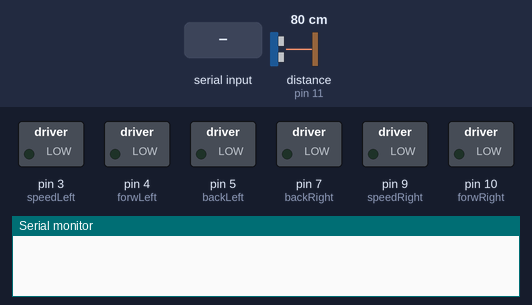
Bench run of a sketch on a simulated Arduino Uno, built with avr-gcc and run on an emulated ATmega328P. Shown: switched loads named in the sketch (green lamp = pin HIGH), the last lines printed to the serial monitor. Wiring (inferred from the names in the program): ultrasonic range finder: trigger pin 6; echo pin 11. The inputs (shaded band) are chosen by the test bench; at power-on: distance to the obstacle (sensor on pin 11) 80 cm. The echo pulse lasts 58.3 µs per cm; random numbers use the default seed unless the sketch sets one; pins used as bus, display or sensor lines are not drawn.

Above: at 1.2 s.
1.3 s: distance to the obstacle (sensor on pin 11) set to 12 cm
2.8 s: distance to the obstacle (sensor on pin 11) set to 9 cm
At 4.0 s:
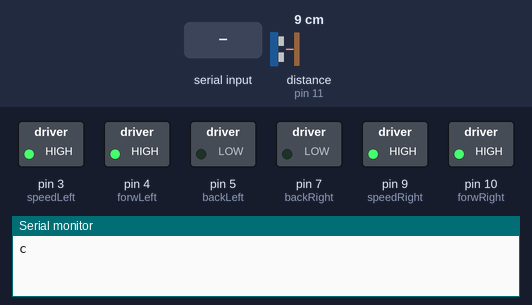
5.8 s: distance to the obstacle (sensor on pin 11) set to 18 cm
At 6.8 s:
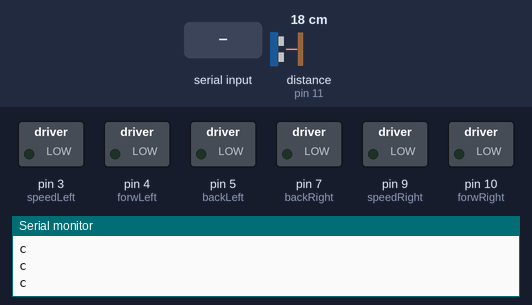
7.8 s: "l" received over Serial
At 8.7 s:
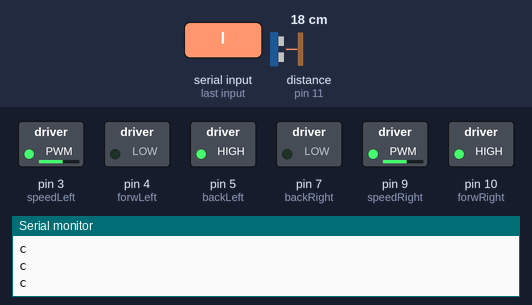
10.8 s: distance to the obstacle (sensor on pin 11) set to 2 cm
At 11.2 s:
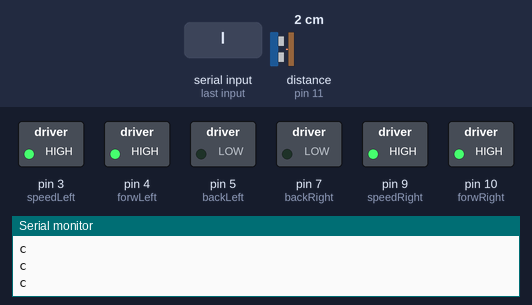
13.8 s: distance to the obstacle (sensor on pin 11) set to 35 cm
At 15.4 s:
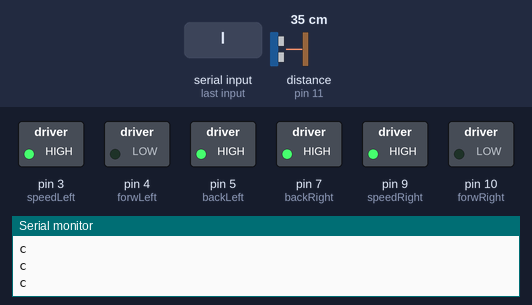
Timing chart, 0 to 42.5 s (numbered marks = the images above; inputs shaded):
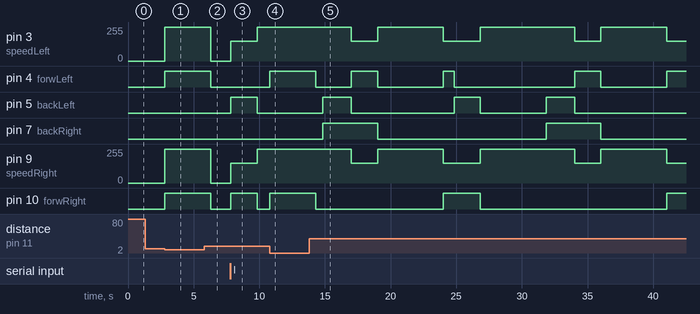

Measured:
- the behaviour switches between 11 and 10 cm on distance to the obstacle (sensor on pin 11) (found by bisection; images 0 and 1)
- after the input at 1.3 s, every drawn part: stays the same
- after the input at 2.8 s, pin 3 (speedLeft), pin 9 (speedRight): 0/255 → 255/255 at once; pin 4 (forwLeft), pin 10 (forwRight): LOW → HIGH at once
- after the input at 5.8 s, pin 3 (speedLeft), pin 9 (speedRight): 255/255 → 0/255 after 0.51 s; pin 4 (forwLeft), pin 10 (forwRight): HIGH → LOW after 0.51 s
- after the input at 7.8 s, pin 3 (speedLeft), pin 9 (speedRight): 0/255 → 150/255 at once, → 255/255 2.0 s later; pin 5 (backLeft), pin 10 (forwRight): LOW → HIGH at once, → LOW 2.0 s later
- after the input at 10.8 s, pin 4 (forwLeft), pin 10 (forwRight): LOW → HIGH at once
- after the input at 13.8 s, pin 3 (speedLeft): goes 150/255 2.0 s, 255/255 5.0 s, 150/255 2.8 s, 255/255 7.2 s, 150/255 2.0 s, 255/255 5.0 s, then 150/255, starting after 3.2 s; pin 4 (forwLeft): HIGH → LOW after 0.50 s, → HIGH 2.7 s later, → LOW 2.0 s later, → HIGH 5.0 s later, … (8 changes in this stretch)

The sketch:

driving_from_rasp_pi.ino
```cpp
// motor pins
int speedRight = 9;
int speedLeft = 3;
int forwLeft = 4;
int forwRight = 10;
int backLeft = 5;
int backRight = 7;
// ultrasound distance detection pins
const int trigPin = 6;
const int echoPin = 11;
// motor variables
int speed;
bool right;
bool left;
bool forw;
bool back;
bool stop;
int direction;
int turn;
int duration;
//ultrasound distance detection variables
long US_duration; // US: ultra-sound
int US_distance;
bool critical_distance;
// instruction variables
char instruction; // for incoming serial data

int previousMillis = 0;
int currentMillis;

int state = 0;
bool input;

void setup() {
  // put your setup code here, to run once:
  pinMode(3, OUTPUT);
  pinMode(4, OUTPUT);
  pinMode(5, OUTPUT);
  pinMode(9, OUTPUT);
  pinMode(10, OUTPUT);
  pinMode(7, OUTPUT);
  pinMode(trigPin, OUTPUT); // Sets the trigPin as an Output
  pinMode(echoPin, INPUT); // Sets the echoPin as an Input
  Serial.begin(9600); // opens serial port, sets data rate to 9600 bps
  previousMillis = millis();
  duration = 1000;
  randomSeed(analogRead(0));
}

void drive(int direction, int turn, int speed){
  if (direction == 1){
    forw = true;
    back = false;
    right = false;
    left = false;
    stop = false;
  }
  if (direction == 2){
    forw = false;
    back = true;
    right = false;
    left = false;
    stop = false;
  }
  if (turn == 1){
    forw = false;
    back = false;
    right = true;
    left = false;
    stop = false;
  }
  if (turn == 2){
    forw = false;
    back = false;
    right = false;
    left = true;
    stop = false;
  }
  if (direction == 0 && turn == 0){
    forw = false;
    back = false;
    right = false;
    left = false;
    stop = true;
  }

  // running
  analogWrite(speedRight, speed);
  analogWrite(speedLeft, speed);
  if (right == true){ // TURNING TO THE RIGHT
    digitalWrite(forwRight, LOW);
    digitalWrite(forwLeft, HIGH);
    digitalWrite(backRight, HIGH);
    digitalWrite(backLeft, LOW);
  }
  if (left == true){ // TURNING TO THE LEFT
    digitalWrite(forwRight, HIGH);
    digitalWrite(forwLeft, LOW);
    digitalWrite(backRight, LOW);
    digitalWrite(backLeft, HIGH);
  }
  if (forw == true){ // MOVING FORWARD
    digitalWrite(forwRight, HIGH);
    digitalWrite(forwLeft, HIGH);
    digitalWrite(backRight, LOW);
    digitalWrite(backLeft, LOW);
  }
  if (back == true){ // MOVING BACKWARDS
    digitalWrite(forwRight, LOW);
    digitalWrite(forwLeft, LOW);
    digitalWrite(backRight, HIGH);
    digitalWrite(backLeft, HIGH);
  }
  if (stop == true){ // MOVING BACKWARDS
    digitalWrite(forwRight, LOW);
    digitalWrite(forwLeft, LOW);
    digitalWrite(backRight, LOW);
    digitalWrite(backLeft, LOW);
  }
}

int measure_distance(){
  // Clears the trigPin
  digitalWrite(trigPin, LOW);
  delayMicroseconds(2);
  // Sets the trigPin on HIGH state for 10 micro seconds
  digitalWrite(trigPin, HIGH);
  delayMicroseconds(10);
  digitalWrite(trigPin, LOW);
  // Reads the echoPin, returns the sound wave travel time in microseconds
  US_duration = pulseIn(echoPin, HIGH);
  // Calculating the distance
  US_distance = US_duration * 0.034 / 2;
  // Prints the distance on the Serial Monitor
  // Serial.print("Distance: ");
  //Serial.println(US_distance);
  return US_distance;
}

int define_Levy_duration(){
  // Define your list (array)
  float Levy[] = {
    3465.17028, 1007.77986, 866.078642, 691.339405,
    1387.53641, 1274.71687, 2115.08719, 1240.61066,
    12778.2832, 2541.73792, 14134.6460, 1273.41625,
    12133.703, 1354.78531, 2649.40816, 273.131518,
    1234.48219, 10238.5817, 8488.8231, 12349.1826,
    816.455628, 2905.39032, 20762.8227, 2203.52042,
    862.021999, 4087.85048, 599.677376, 6679.65616,
    7276.82035, 3621.94540, 2139.60993, 1665.81882,
    972.948340, 6842.68138, 2171.29900, 418.870449,
    1335.70559, 1918.88707, 578.060357, 1656.83842,
    4182.8625, 1321.78963, 1460.36116, 3288.3810,
    201.404831, 207.143045, 7606.09808, 3159.69027,
    12986.42, 279.323389
  };

  // Calculate the number of elements in the array
  int arraySize = sizeof(Levy) / sizeof(Levy[0]);

  // Generate a random index between 0 and arraySize - 1
  int randomIndex = random(arraySize);

  // Use the random index to access an element from the array
  int sampledValue = Levy[randomIndex];

  return sampledValue;
}

void serialFlush(){
  while(Serial.available() > 0) {
    char t = Serial.read();
  }
}

char read_instruction(){
  if (Serial.available() > 0) {
    // read the incoming byte:
    instruction = Serial.read();
  }
  else if(instruction != 'l'){
    instruction = 'v';
  }
  return instruction;
}

void lostMode(){
    switch (state) {
      case 0:
          drive(direction = 0, turn = 2, speed=150);
          duration = 2000;
          break;
      case 1:
          drive(direction = 0, turn = 0, speed =255);
          duration = 5000;
          break;
      case 2:
          drive(direction = 2, turn = 0, speed=255);
          duration = define_Levy_duration();
          break;
      case 3:
          drive(direction = 0, turn = 1, speed=150);
          duration = 2000;
          break;
      case 4:
          drive(direction = 0, turn = 0, speed= 255);
          duration = 5000;
          break;
      case 5:
          drive(direction = 1, turn = 0, speed=150);
          duration = define_Levy_duration()/2;
          state = -1;
          break;
    }
    // Move to the next state in the sequence
    state++;
}

void drive_rasp_pi(){

    if (instruction == 'w'){
        direction = 2;
        turn = 0;
        speed = 255;
    }
    if (instruction == 's'){
        direction = 1;
        turn = 0;
        speed = 255;
    }
    if (instruction == 'a'){
        direction = 0;
        turn = 1;
        speed = 150;
    }
    if (instruction == 'd'){
        direction = 0;
        turn = 2;
        speed = 150;
    }
    if (instruction == 'v'){
        direction = 0;
        turn = 0;
        speed = 0;
    }
    drive(direction = direction, turn = turn, speed = speed);
}

void loop(){
    currentMillis = millis();
    //instruction = read_instruction();

    //if (instruction == "s"){
    //drive(direction = 0, turn = 0, speed=255)
    //}
    instruction = read_instruction();
    if ((currentMillis-previousMillis) > duration){
       if (instruction == 'l'){
          //LOST MODE
          lostMode();
       }
        else{
            if (instruction == 'a' || instruction == 'd'){
              duration = 50;
            }
            else{
              duration = 100;
            }
            drive_rasp_pi();
        }
      previousMillis = millis();
    }

    US_distance = measure_distance();
    if (US_distance>0 && US_distance<10){
        drive(direction = 1, turn = 0, speed=255);
        delay(700);
        drive(direction = 0, turn = 0, speed=255);
        serialFlush();
        Serial.println("c");
    }
}
```
